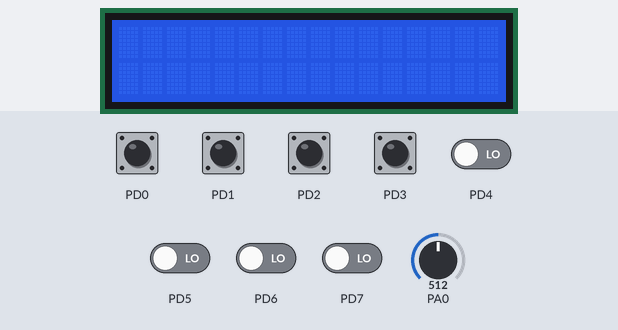
A program run on a simulated ATmega32, built with avr-gcc and emulated at 16 MHz. Shown: 16×2 character LCD. Wiring (inferred from the names in the program): character LCD (HD44780): RS PC2; E PC3; data PC4, PC5, PC6, PC7. The inputs (shaded band) are chosen by the test bench; at power-on: PD0–3 HIGH, PD4–7 LOW, PA0 = 512.

Above: at 1.2 s.
1.3 s: PD0 pulled LOW for 0.15 s
At 2.1 s:
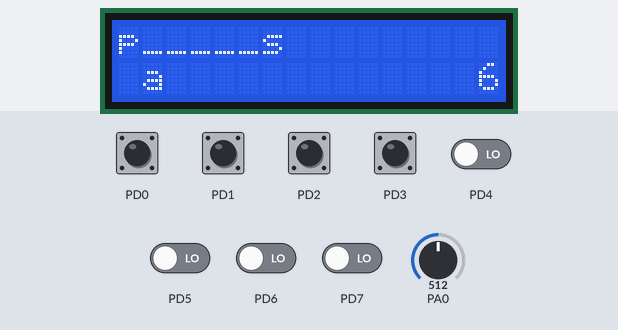
2.9 s: PD1 pulled LOW for 0.15 s
At 4.2 s:
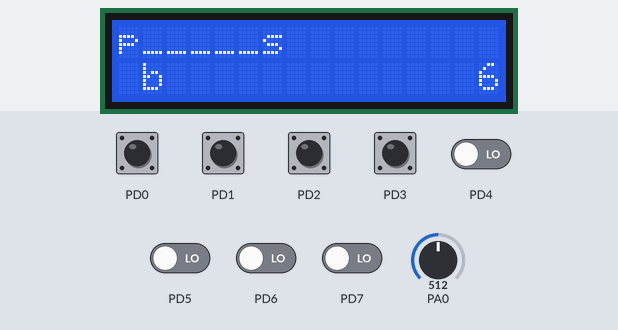
4.5 s: PD3 pulled LOW for 0.15 s
At 5.8 s:
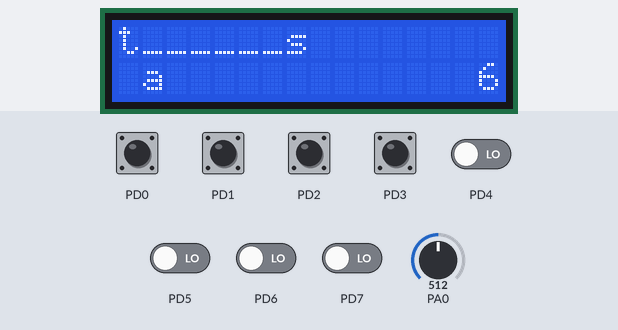
6.1 s: PD1 pulled LOW for 1 s
At 8.0 s:
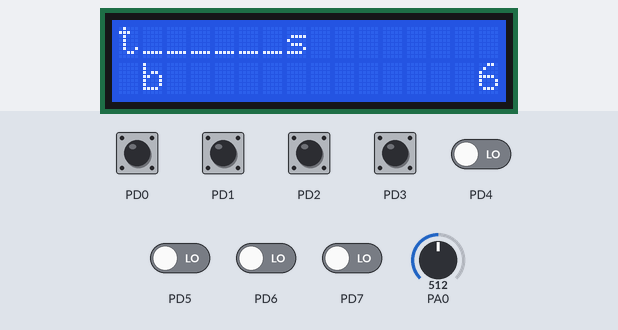
8.6 s: PD3 pulled LOW for 1 s
At 10.5 s:
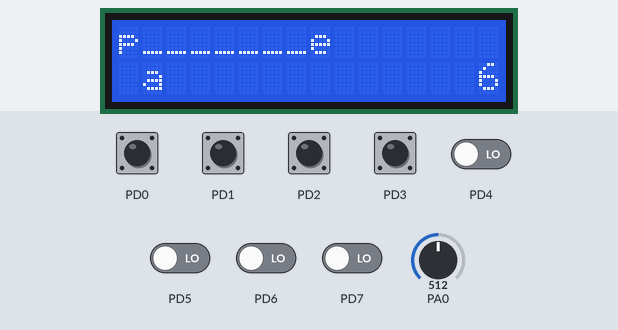
11.1 s: PD1 pulled LOW for 0.15 s
At 11.7 s:
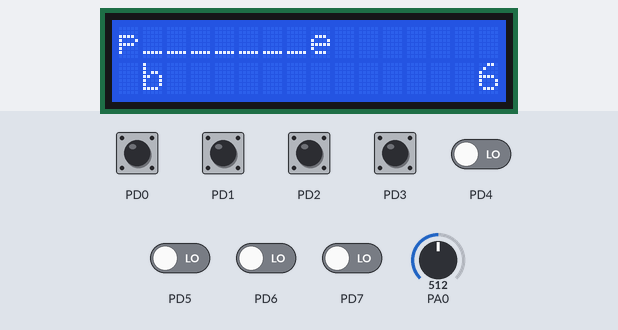
Timing chart, 0 to 13.7 s (numbered marks = the images above; inputs shaded):
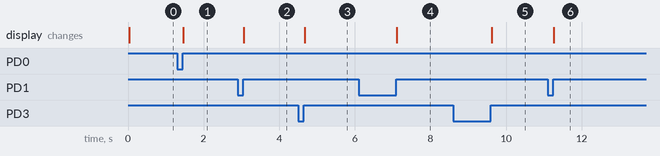

Measured:
- after the input at 1.3 s, the display: changes after 0.16 s (image 1)
- after the input at 2.9 s, the display: changes after 0.16 s (image 2)
- after the input at 4.5 s, the display: changes after 0.17 s (image 3)
- after the input at 6.1 s, the display: changes after 1.0 s (image 4)
- after the input at 8.6 s, the display: changes after 1.0 s (image 5)
- after the input at 11.1 s, the display: changes after 0.15 s (image 6)

The program:

main.c
```c
/*
* HangMan.c
*
* Created: 18/07/2022 13:57:15
* Author : alexa
*/

#include <avr/io.h>
#include <stdlib.h>
#include <string.h>
#include <stdio.h>
#include "HD44780.h"
#include "Pin.h"
#include "WordsFunctions.h"
#include "Button.h"
#include "EventManager.h"
#include "StateMachines.h"
#include "Display.h"
#include "Adc.h"
#include "PseudoOS.h"
#include "Timer1.h"

volatile uint8_t flag_1ms = 0;
volatile uint8_t timer1_flag_100us = 0;

int main(void)
{
	char *word_database[NUMBER_OF_DATABASE_WORD] = {
	"bananas","strawberries","grapes","apples","watermelon","oranges","blueberries","lemons","peaches","pineapple",
	"potatoes","tomatoes","onions","carrots","broccoli","cucumbers","lettuce","mushrooms","garlic","asparagus"};
	char *word_to_guess1;

	uint8_t counter_5ms = 0;
	uint8_t counter_1ms = 0;

	configurations();

	while (1)
	{
		if(timer1_flag_100us)
		{
			timer1_flag_100us = 0;
			counter_5ms++;
			counter_1ms++;

			if(counter_5ms == 50)
			{
				task_5ms();
				counter_5ms = 0;
			}

			if(counter_1ms == 10)
			{
				task_1ms();
				extract_word(&word_to_guess1, word_database, random_number);
				counter_of_letters(&word);
				counter_1ms = 0;
			}
		}
	}
}
```

Adc.c
```c
#include "Adc.h"

volatile uint8_t flag_ADC = 0;

void configADC(void)
{
	ADMUX = 0;
	ADMUX |= 1<<REFS0;
	ADCSRA = 0;
	ADCSRA |= ((1<<ADPS2) | (1<<ADPS1) | (1<<ADPS0));
	ADCSRA |= 1<<ADEN;

}

uint16_t ADC_read(uint8_t channel)
{
	ADMUX &= 0xF8;
	ADMUX |= channel;
	ADCSRA |= 1<<ADSC;
	while ((ADCSRA & (1<<ADIF)) == 0)
	{
		//wait here till conversion is complete
	}
	return ADC;
}
```

Adc.h
```c
#ifndef ADC_H_
#define ADC_H_

#include <avr/interrupt.h>

extern volatile uint8_t flag_ADC;

void configADC(void);
uint16_t ADC_read(uint8_t channel);

#endif /* ADC_H_ */
```

Button.c
```c
#include "Button.h"
#include "EventManager.h"

Button button1;
Button button2;
Button button3;
Button button4;

void init_button(Button *btn, volatile uint8_t* ddrX, volatile uint8_t* pinX, uint8_t pos, uint8_t state_hw_old,
uint8_t state_hw_new, uint8_t state_sw_old, uint8_t state_sw_new, uint8_t counter, uint8_t event_button )
{
	btn->direction_register = ddrX;
	btn->pin_register = pinX;
	btn->pin_position = pos;
	*ddrX &= ~(1 << pos);
	btn->pin_state_hw_old = state_hw_old;
	btn->pin_state_hw_new = state_hw_new;
	btn->pin_state_sw_old = state_sw_old;
	btn->pin_state_sw_new = state_sw_new;
	btn->counterDebounce = counter;
	btn->event_number = event_button;
}

void pull_up_active(uint8_t poz_min, uint8_t poz_max, volatile uint8_t* portX)
{
	uint8_t i;

	for (i=poz_min; i<poz_max; i++)
	{
		*portX |= (1<< i);
	}
}

void debounce(Button* btn)
{
	if (((*btn->direction_register>>btn->pin_position) &1)== PIN_DIRECTION_INPUT)
	{
		btn->pin_state_hw_old =btn->pin_state_hw_new;
		btn->pin_state_hw_new = getPinState(*btn->pin_register,btn->pin_position);
		btn->pin_state_sw_old=btn->pin_state_sw_new;

		if (btn->pin_state_hw_old == btn->pin_state_hw_new)
		{
			if (btn->counterDebounce < DEBOUNCE_SAMPLES)
			{
				(btn->counterDebounce)++;
			}
			if(btn->counterDebounce  == DEBOUNCE_SAMPLES)
			{
				btn->pin_state_sw_new = btn->pin_state_hw_new;
			}
		}
		else
		{
			btn->counterDebounce  = 1;
		}

		if( (btn->pin_state_sw_old == BUTTON_PRESSED) && (btn->pin_state_sw_new == BUTTON_RELEASED))
		{
			setEvent(btn->event_number);
		}
	}
}

void debounce_all_buttons(void)
{
	debounce(&button1);
	debounce(&button2);
	debounce(&button3);
	debounce(&button4);

}
```

Button.h
```c
#ifndef BUTTON_H_
#define BUTTON_H_
#include <avr/io.h>
#include <stdint.h>

#include "Pin.h"

#define BUTTON_PRESSED 0
#define BUTTON_RELEASED 1u
#define DEBOUNCE_SAMPLES 4


typedef struct
{
	volatile unsigned char * direction_register;
	volatile unsigned char * pin_register;
	unsigned char pin_position;
	unsigned char pin_state_hw_old;
	unsigned char pin_state_hw_new;
	unsigned char pin_state_sw_old;
	unsigned char pin_state_sw_new;
	unsigned char counterDebounce;
	unsigned char event_number;
}Button;

extern Button button1;
extern Button button2;
extern Button button3;
extern Button button4;

void init_button(Button *btn, volatile uint8_t* ddrX, volatile uint8_t* pinX, uint8_t pos, uint8_t state_hw_old,
uint8_t state_hw_new, uint8_t state_sw_old, uint8_t state_sw_new, uint8_t counter, uint8_t event_button);

void pull_up_active(uint8_t poz_min, uint8_t poz_max, volatile uint8_t* portX);
void debounce(Button* btn);
void debounce_all_buttons(void);

#endif /* BUTTON_H_ */
```

Display.c
```c
#include "Display.h"

uint8_t start_display = 0;
ScrollTextStruct winnerStruct = {0, 11, 11, 0, 0, 0};
ScrollTextStruct gameOverStruct = {0, 10, 10, 0, 0, 0};

void doTransitionDisplay(uint8_t events)
{
	if(state.idle == 1)
	{
		doTransition(events);
	}

	if(state.start)
	{
		if(start_display == 0)
		{
			display(&word,word_to_guess1);
			display_score(MAX_NUMBER_OF_CHANCES, SECOND_LCD_LINE, LAST_LCD_POSITION);
		}

		if((state.transition_decrement || state.transition_increment || state.choose_letter) && game.state==IN_GAME)
		{
			start_display = 1;
			doTransition(events);
		}

		if(events&BUTTON4_EVENT)
		{
			doTransition(events);

			if(state.reset)
			{
				start_display = 0;
				game.state = IN_GAME;
				state.reset = 0;
				game.increment_alphabets = 0;
				random_guess_number();
				display_clean_line(FIRST_LCD_LINE);
				display_clean_line(SECOND_LCD_LINE);
				reset_values(&state,&word);
				reset_scroll_text_structure(&winnerStruct, WINNER);
				reset_scroll_text_structure(&gameOverStruct, GAME_OVER);
			}
		}

		end_game_display();
	}
}


void display(WordStruct* word_struct, char* word)
{
	static uint8_t index_start = 0;
	static uint8_t index_stop = 0;

	if(word_struct->clean_LCD==0)
	{
		word_struct->clean_LCD = 1;
		LCD_Clear();
		index_start = 0;
		index_stop = 0;

	}

	uint8_t i;

	index_start = 1;
	index_stop = (word_struct->last_letter_position);


	for(i = index_start; i < index_stop; i++)
	{
		LCD_GoTo(FIRST_LETTER_POSITION,FIRST_LCD_LINE);
		LCD_WriteText(letter_replacement(word,FIRST_LETTER_POSITION));
		LCD_GoTo(index_stop,FIRST_LCD_LINE);
		LCD_WriteText(letter_replacement(word,index_stop));

		LCD_GoTo(i,0);
		LCD_WriteText("_");
	}
}

void display_clean_letter(WordStruct* word_struct, uint8_t line)
{
	uint8_t pos = word_struct->word_position;
	LCD_GoTo(pos, line);
	LCD_WriteText("  ");
}

void display_clean_line(uint8_t line)
{
	uint8_t i;

	for(i = 0; i <= LAST_LCD_POSITION; i++)
	{
		LCD_GoTo(i, line);
		LCD_WriteText("  ");
	}
}

void display_score(uint8_t score, uint8_t line, uint8_t pos_LCD)
{
	LCD_GoTo(pos_LCD, line);
	LCD_WriteDec(score);
}

void end_game_display()
{
	if(game.state==GAME_OVER)
	{
		display_sequence(&gameOverStruct, GAME_OVER);
	}
	else if(game.state==WINNER)
	{
		display_sequence(&winnerStruct, WINNER);
	}
}

void display_sequence(ScrollTextStruct* winner_struct, uint8_t option)
{
	char line_1_text[15];

	if(option == WINNER)
	{
		char text[12]="Ai castigat!";
		strcpy(line_1_text, text);
	}
	else if(option == GAME_OVER)
	{
		char text[11]="Ai pierdut!";
		strcpy(line_1_text, text);
	}


	if(winner_struct->y==0)
	{
		display_clean_line(FIRST_LCD_LINE);
		display_clean_line(SECOND_LCD_LINE);
		winner_struct->y = 1;
	}

	if(winner_struct->first_line_finised == 0)
	{
		winner_struct->counter_ms++;
		if (winner_struct->counter_ms >= 5)  //50
		{
			winner_struct->counter_ms = 0;
			if(winner_struct->x_current > 0)
			{
				LCD_GoTo(winner_struct->x_current-1, FIRST_LCD_LINE);
				LCD_WriteData(' ');

			}

			LCD_GoTo(winner_struct->x_current, FIRST_LCD_LINE);
			LCD_WriteData(line_1_text[winner_struct->index]);

			winner_struct->x_current++;

			if(winner_struct->x_current > winner_struct->x_final)
			{
				winner_struct->x_current = 0;
				if(winner_struct->index > 0)
				{
					winner_struct->index--;
				}
				else
				{
					winner_struct->first_line_finised = 1;
				}
				winner_struct->x_final--;
			}
		}
	}

}

void reset_scroll_text_structure(ScrollTextStruct* scroll_struct, uint8_t option )
{
	if(option == WINNER)
	{
		scroll_struct->index = 11;
		scroll_struct->x_final = 11;
	}
	else if(option == GAME_OVER)
	{
		scroll_struct->index = 10;
		scroll_struct->x_final = 10;
	}

	scroll_struct->counter_ms = 0;
	scroll_struct->x_current = 0;
	scroll_struct->y = 0;
	scroll_struct->first_line_finised = 0;
}
```

Display.h
```c
#ifndef DISPLAY_H_
#define DISPLAY_H_

#include <avr/io.h>
#include <stdlib.h>
#include <string.h>
#include <stdio.h>
#include "Button.h"
#include "EventManager.h"
#include "HD44780.h"
#include "WordsFunctions.h"
#include "StateMachines.h"

#define LAST_LCD_POSITION (15u)

extern uint8_t start_display;

typedef struct
{
	uint16_t counter_ms;
	uint8_t index;
	uint8_t x_final;
	uint8_t x_current;
	uint8_t y;
	uint8_t first_line_finised;
}ScrollTextStruct;

extern ScrollTextStruct winnerStruct;
extern ScrollTextStruct gameOverStruct;

void doTransitionDisplay(uint8_t events);
void display(WordStruct* word_struct, char* word);
void display_clean_letter(WordStruct* word_struct, uint8_t line);
void display_clean_line(uint8_t line);
void display_score(uint8_t score, uint8_t line, uint8_t pos_LCD);
void end_game_display();
void display_sequence(ScrollTextStruct* winner_struct, uint8_t option);
void reset_scroll_text_structure(ScrollTextStruct* scroll_struct, uint8_t option);
#endif /* DISPLAY_H_ */
```

EventManager.c
```c
#include "EventManager.h"

static uint8_t events=0;

void setEvent(uint8_t event_nr)
{
	if(event_nr&BUTTON1_EVENT)
	{
		events = 1;
	}
	else if(event_nr&BUTTON2_EVENT)
	{
		events = 2;
	}
	else if(event_nr&BUTTON3_EVENT)
	{
		events = 4;
	}
	else if(event_nr&BUTTON4_EVENT)
	{
		events = 8;
	}
}

uint8_t getEvent()
{
	return events;
}

void clearEvents()
{
	events = 0;
}
```

EventManager.h
```c
#ifndef EVENTMANAGER_H_
#define EVENTMANAGER_H_
#include <avr/io.h>
#include <stdint.h>
#include "Button.h"

#define BUTTON1_EVENT (1u)
#define BUTTON2_EVENT (2u)
#define BUTTON3_EVENT (4u)
#define BUTTON4_EVENT (8u)

void setEvent(uint8_t event_nr);
uint8_t getEvent();
void clearEvents();

#endif /* EVENTMANAGER_H_ */
```

HD44780.c
```c
//-------------------------------------------------------------------------------------------------
// Wy wietlacz alfanumeryczny ze sterownikiem HD44780
// Sterowanie w trybie 4-bitowym bez odczytu flagi zajêto ci
// z dowolnym przypisaniem sygna³ów steruj¹cych
// Plik : HD44780.c
// Mikrokontroler : Atmel AVR
// Kompilator : avr-gcc
// Autor : Rados³aw Kwiecieñ
//  ród³o : http://radzio.dxp.pl/hd44780/
// Data : 24.03.2007
//-------------------------------------------------------------------------------------------------

#include "HD44780.h"
//-------------------------------------------------------------------------------------------------
//
// Funkcja wystawiaj¹ca pó³bajt na magistralê danych
//
//-------------------------------------------------------------------------------------------------
void _LCD_OutNibble(unsigned char nibbleToWrite)
{
	if(nibbleToWrite & 0x01)
	LCD_DB4_PORT |= LCD_DB4;
	else
	LCD_DB4_PORT  &= ~LCD_DB4;

	if(nibbleToWrite & 0x02)
	LCD_DB5_PORT |= LCD_DB5;
	else
	LCD_DB5_PORT  &= ~LCD_DB5;

	if(nibbleToWrite & 0x04)
	LCD_DB6_PORT |= LCD_DB6;
	else
	LCD_DB6_PORT  &= ~LCD_DB6;

	if(nibbleToWrite & 0x08)
	LCD_DB7_PORT |= LCD_DB7;
	else
	LCD_DB7_PORT  &= ~LCD_DB7;
}
//-------------------------------------------------------------------------------------------------
//
// Funkcja zapisu bajtu do wy wietacza (bez rozró¿nienia instrukcja/dane).
//
//-------------------------------------------------------------------------------------------------
void _LCD_Write(unsigned char dataToWrite)
{
	LCD_E_PORT |= LCD_E;
	_LCD_OutNibble(dataToWrite >> 4);
	LCD_E_PORT &= ~LCD_E;
	LCD_E_PORT |= LCD_E;
	_LCD_OutNibble(dataToWrite);
	LCD_E_PORT &= ~LCD_E;
	_delay_us(50);
}
//-------------------------------------------------------------------------------------------------
//
// Funkcja zapisu rozkazu do wy wietlacza
//
//-------------------------------------------------------------------------------------------------
void LCD_WriteCommand(unsigned char commandToWrite)
{
	LCD_RS_PORT &= ~LCD_RS;
	_LCD_Write(commandToWrite);
}
//-------------------------------------------------------------------------------------------------
//
// Funkcja zapisu danych do pamiêci wy wietlacza
//
//-------------------------------------------------------------------------------------------------
void LCD_WriteData(unsigned char dataToWrite)
{
	LCD_RS_PORT |= LCD_RS;
	_LCD_Write(dataToWrite);
}
//-------------------------------------------------------------------------------------------------
//
// Funkcja wy wietlenia napisu na wyswietlaczu.
//
//-------------------------------------------------------------------------------------------------
void LCD_WriteText(char * text)
{
	while(*text)
	LCD_WriteData(*text++);
}

void LCD_WriteDec(unsigned int number)
{
	//number ->text_number
	char text_number[6];
	char text_number_2[6];
	unsigned int i=0,j=0;
	do
	{
		text_number[i]='0'+number%10;
		number/=10;
		i++;
	}
	while(number);

	text_number[i]='\0';
	text_number_2[i]='\0';

	for (j=0;j<i;j++)
	{
		text_number_2[j]=text_number[i-j-1];
	}
	//sprintf
	//itoa

	LCD_WriteText(text_number_2);
}

//-------------------------------------------------------------------------------------------------
//
// Funkcja ustawienia wspó³rzêdnych ekranowych
//
//-------------------------------------------------------------------------------------------------
void LCD_GoTo(unsigned char x, unsigned char y)
{
	LCD_WriteCommand(HD44780_DDRAM_SET | (x + (0x40 * y)));
}
//-------------------------------------------------------------------------------------------------
//
// Funkcja czyszczenia ekranu wy wietlacza.
//
//-------------------------------------------------------------------------------------------------
void LCD_Clear(void)
{
	LCD_WriteCommand(HD44780_CLEAR);
	_delay_ms(2);
}
//-------------------------------------------------------------------------------------------------
//
// Funkcja przywrócenia pocz¹tkowych wspó³rzêdnych wy wietlacza.
//
//-------------------------------------------------------------------------------------------------
void LCD_Home(void)
{
	LCD_WriteCommand(HD44780_HOME);
	_delay_ms(2);
}
//-------------------------------------------------------------------------------------------------
//
// Procedura inicjalizacji kontrolera HD44780.
//
//-------------------------------------------------------------------------------------------------
void LCD_Initalize(void)
{
	unsigned char i;
	LCD_DB4_DIR |= LCD_DB4; // Konfiguracja kierunku pracy wyprowadzeñ
	LCD_DB5_DIR |= LCD_DB5; //
	LCD_DB6_DIR |= LCD_DB6; //
	LCD_DB7_DIR |= LCD_DB7; //
	LCD_E_DIR 	|= LCD_E;   //
	LCD_RS_DIR 	|= LCD_RS;  //
	_delay_ms(15); // oczekiwanie na ustalibizowanie siê napiecia zasilajacego
	LCD_RS_PORT &= ~LCD_RS; // wyzerowanie linii RS
	LCD_E_PORT &= ~LCD_E;  // wyzerowanie linii E

	for(i = 0; i < 3; i++) // trzykrotne powtórzenie bloku instrukcji
	{
		LCD_E_PORT |= LCD_E; //  E = 1
		_LCD_OutNibble(0x03); // tryb 8-bitowy
		LCD_E_PORT &= ~LCD_E; // E = 0
		_delay_ms(5); // czekaj 5ms
	}

	LCD_E_PORT |= LCD_E; // E = 1
	_LCD_OutNibble(0x02); // tryb 4-bitowy
	LCD_E_PORT &= ~LCD_E; // E = 0

	_delay_ms(1); // czekaj 1ms
	LCD_WriteCommand(HD44780_FUNCTION_SET | HD44780_FONT5x7 | HD44780_TWO_LINE | HD44780_4_BIT); // interfejs 4-bity, 2-linie, znak 5x7
	LCD_WriteCommand(HD44780_DISPLAY_ONOFF | HD44780_DISPLAY_OFF); // wy³¹czenie wyswietlacza
	LCD_WriteCommand(HD44780_CLEAR); // czyszczenie zawartosæi pamieci DDRAM
	_delay_ms(2);
	LCD_WriteCommand(HD44780_ENTRY_MODE | HD44780_EM_SHIFT_CURSOR | HD44780_EM_INCREMENT);// inkrementaja adresu i przesuwanie kursora
	LCD_WriteCommand(HD44780_DISPLAY_ONOFF | HD44780_DISPLAY_ON | HD44780_CURSOR_OFF | HD44780_CURSOR_NOBLINK); // w³¹cz LCD, bez kursora i mrugania
}

//________________________________________________
void LCD_WriteBin(uint16_t bits)
{
	int i;
	for (i=0; i<= 7; i++)
	{
		LCD_WriteData(((bits>>(7-i))&1) +'0');
	}
}
//-------------------------------------------------------------------------------------------------
//
// Koniec pliku HD44780.c
//
//-------------------------------------------------------------------------------------------------
```

Pin.c
```c
#include "Pin.h"

void configPorts(void)
{

	init_button(&button1, &DDRD, &PIND, 0, BUTTON_RELEASED, BUTTON_RELEASED, BUTTON_RELEASED, BUTTON_RELEASED, 0, BUTTON1_EVENT);
	init_button(&button2, &DDRD, &PIND, 1, BUTTON_RELEASED, BUTTON_RELEASED, BUTTON_RELEASED, BUTTON_RELEASED, 0, BUTTON2_EVENT);
	init_button(&button3, &DDRD, &PIND, 2, BUTTON_RELEASED, BUTTON_RELEASED, BUTTON_RELEASED, BUTTON_RELEASED, 0, BUTTON3_EVENT);
	init_button(&button4, &DDRD, &PIND, 3, BUTTON_RELEASED, BUTTON_RELEASED, BUTTON_RELEASED, BUTTON_RELEASED, 0, BUTTON4_EVENT);

	pull_up_active(0,4,(uint8_t*)&PORTD);
}

void configurations()
{
	configPorts();
	configADC();
	LCD_Initalize();
	LCD_Clear();
	config_Timer1_CTC_100us();
	random_guess_number();
}

uint8_t getPinState(uint8_t pin_register, uint8_t position)
{
	return ((pin_register >> position) & 1);
}
```

Pin.h
```c
#ifndef PIN_H_
#define PIN_H_
#include <avr/io.h>
#include <stdint.h>
#include "Button.h"
#include "EventManager.h"
#include "HD44780.h"
#include "Adc.h"
#include "Timer1.h"
#include "WordsFunctions.h"

#define PIN_DIRECTION_OUTPUT (1)
#define PIN_DIRECTION_INPUT (0)

#define PIN_LEVEL_OFF (0)
#define PIN_LEVEL_ON (1)

#define PORT_DIRECTION_OUTPUT (0xFF)

void configPorts(void);
void configurations();
uint8_t getPinState(uint8_t pin_register, uint8_t position);

#endif /* PIN_H_ */
```

PseudoOS.c
```c
#include "PseudoOS.h"

void task_1ms(void)
{
	counter_random_number = increment_random_number();
	debounce_all_buttons();
}

void task_5ms(void)
{
		doTransitionDisplay(getEvent());
}
```

PseudoOS.h
```c
#ifndef PSEUDOOS_H_
#define PSEUDOOS_H_
#include <avr/io.h>
#include "HD44780.h"
#include "Pin.h"
#include "WordsFunctions.h"
#include "Button.h"
#include "EventManager.h"
#include "StateMachines.h"
#include "Display.h"
#include "Adc.h"

void task_1ms(void);
void task_5ms(void);

#endif /* PSEUDOOS_H_ */
```

Timer1.h
```c
#ifndef TIMER1_H_
#define TIMER1_H_
#include <avr/io.h>
#include <avr/interrupt.h>
#include <stdint.h>

extern volatile uint8_t timer1_flag_100us;

void config_Timer1_CTC_100us(void);

#endif /* TIMER1_H_ */
```

Source omitted: HD44780.h (3314 bytes), StateMachines.c (2997 bytes), StateMachines.h (1090 bytes), Timer1.c (575 bytes), WordsFunctions.c (1105 bytes), WordsFunctions.h (1080 bytes)
